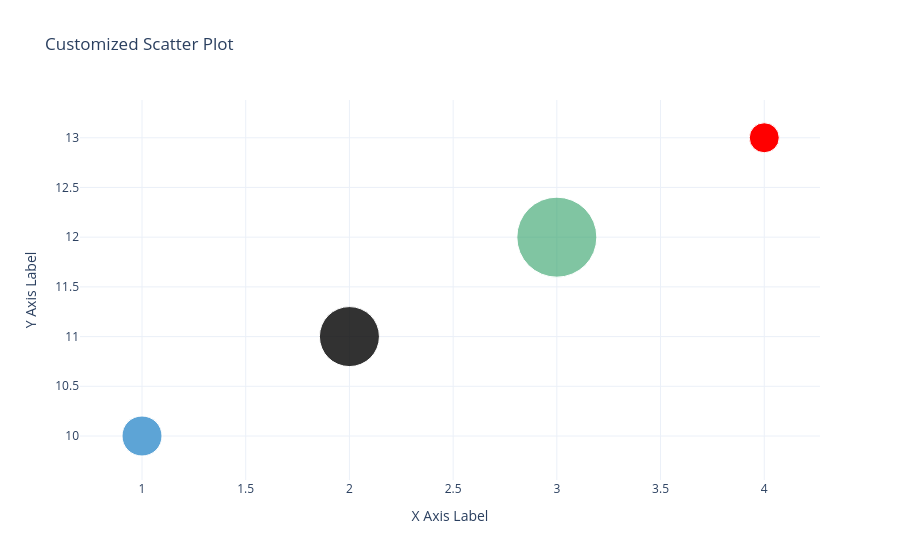

This figure's notebook cell:
### Code cell
# Define data for the scatter plot
fig = go.Figure(data=[go.Scatter(
    x=[1, 2, 3, 4],
    y=[10, 11, 12, 13],
    mode='markers',
    name='Sample Points',  # Adds a legend label
    text=['Point A', 'Point B', 'Point C', 'Point D'],  # Hover text
    hoverinfo='text+name',  # What to display on hover
    marker=dict(
        color=['rgb(93, 164, 214)', 'black', 'rgb(44, 160, 101)', 'red'],
        opacity=[1, 0.8, 0.6, 1],
        size=[40, 60, 80, 30],
    )
)])
# fig.update_layout(...): Adds a title and axis labels, and customizes the theme.
# Customize axes and layout
fig.update_layout(
    title='Customized Scatter Plot',
    xaxis_title='X Axis Label',
    yaxis_title='Y Axis Label',
    legend_title='Legend',
    template='plotly_white'  # Clean white background
)

# Show the plot
fig.show()

### Figure 1 — Plotly figure (JSON) as saved in the notebook; plotly's stock layout.template omitted (floating-point values rounded to 4 significant figures)
{"data": [{"hoverinfo": "text+name", "marker": {"color": ["rgb(93, 164, 214)", "black", "rgb(44, 160, 101)", "red"], "opacity": [1, 0.8, 0.6, 1], "size": [40, 60, 80, 30]}, "mode": "markers", "name": "Sample Points", "text": ["Point A", "Point B", "Point C", "Point D"], "type": "scatter", "x": [1, 2, 3, 4], "y": [10, 11, 12, 13]}], "layout": {"legend": {"title": {"text": "Legend"}}, "title": {"text": "Customized Scatter Plot"}, "xaxis": {"title": {"text": "X Axis Label"}}, "yaxis": {"title": {"text": "Y Axis Label"}}}}
